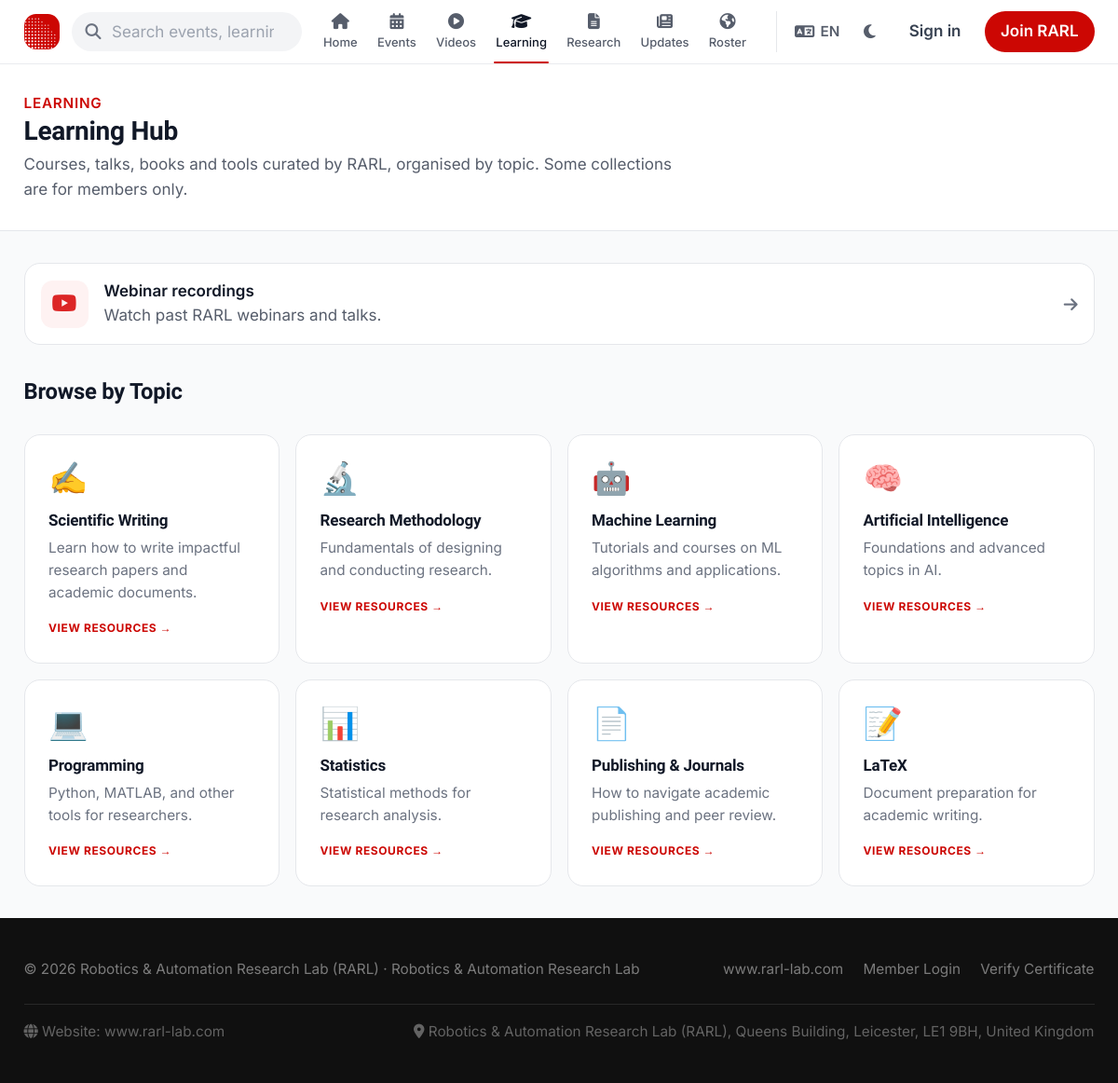
The app's page /resources.php with its own data.
### tables this page shows
CREATE TABLE IF NOT EXISTS `resource_categories` (
  `id`            INT(11)      NOT NULL AUTO_INCREMENT,
  `name`          VARCHAR(255) NOT NULL,
  `slug`          VARCHAR(255) NOT NULL,
  `icon_emoji`    VARCHAR(10)  DEFAULT '📚',
  `description`   TEXT         DEFAULT NULL,
  `display_order` INT(11)      NOT NULL DEFAULT 0,
  `is_published`  TINYINT(1)   NOT NULL DEFAULT 1,
  PRIMARY KEY (`id`),
  UNIQUE KEY `slug` (`slug`)
);

### brand.php (called while the page is built, shortened)
<?php
function brandTailwindColors(): array {
    return [
        'rarl-red'      => BRAND_RED,
        'rarl-dark'     => BRAND_RED_DARK,
        'rarl-blue'     => BRAND_BLUE,
        'rarl-blue-dark'=> BRAND_BLUE_DARK,
        'rarl-navy'     => BRAND_INK,
        'rarl-mid'      => BRAND_INK_SOFT,
    ];
}
function brandTailwindConfigJson(): string {
    return json_encode(brandTailwindColors(), JSON_UNESCAPED_SLASHES);
}

### resources.php (the view, shortened to what this page needs)
<?php
require_once __DIR__ . '/functions.php';
$pdo = db();
$categories = $pdo->query("SELECT * FROM resource_categories WHERE is_published = 1 ORDER BY display_order")->fetchAll();
$activecat  = null;
echo htmlHead($activecat ? $activecat['name'] . ' Resources' : 'Learning Hub', false, ['description' => 'Curated courses, talks, books and tools on robotics, AI and automation, organised by topic by the Robotics & Automation Research Lab (RARL).']);
?>
<?= publicNav('resources') ?>
<section class="bg-white dark:bg-gray-900 border-b border-gray-200 dark:border-gray-800">
  <div class="max-w-6xl mx-auto px-6 py-7">
    <p class="text-xs font-semibold uppercase tracking-wider text-rarl-red">Learning</p>
    <h1 class="font-heading font-bold text-2xl md:text-3xl text-gray-900 dark:text-white">Learning Hub</h1>
    <p class="text-sm text-gray-500 dark:text-gray-400 mt-1 max-w-2xl">Courses, talks, books and tools curated by RARL, organised by topic. Some collections are for members only.</p>
  </div>
</section>
<div class="max-w-6xl mx-auto px-6 py-8">
  <a href="videos.php" class="group flex items-center gap-4 p-4 mb-8 rounded-2xl bg-white dark:bg-gray-900 border border-gray-200 dark:border-gray-800 hover:border-rarl-red/40">
    <span class="w-12 h-12 rounded-xl bg-red-50 dark:bg-red-900/30 text-red-600 flex items-center justify-center text-xl flex-shrink-0"><i class="fa-brands fa-youtube"></i></span>
    <span class="flex-1"><span class="block font-semibold text-gray-900 dark:text-white group-hover:text-rarl-red">Webinar recordings</span><span class="block text-sm text-gray-500">Watch past RARL webinars and talks.</span></span>
    <i class="fa-solid fa-arrow-right text-gray-400 group-hover:text-rarl-red"></i>
  </a>
  <?php if (!$activecat): ?>
  <h2 class="font-heading font-black text-xl text-gray-900 dark:text-white mb-7">Browse by Topic</h2>
  <div class="grid grid-cols-2 sm:grid-cols-3 lg:grid-cols-4 gap-4">
    <?php foreach ($categories as $cat): ?>
    <a href="resources.php?cat=<?= urlencode($cat['slug']) ?>"
      class="group block bg-white dark:bg-gray-900 border border-gray-200 dark:border-gray-700 rounded-2xl p-6 hover:-translate-y-1 hover:shadow-lg hover:border-rarl-red/40 transition relative">
      <div class="text-3xl mb-3"><?= $cat['icon_emoji'] ?></div>
      <h3 class="font-heading font-bold text-sm text-gray-900 dark:text-white mb-1"><?= ex($cat['name']) ?></h3>
      <p class="text-gray-400 text-xs leading-relaxed mb-3"><?= ex(mb_strimwidth($cat['description'] ?? '', 0, 70, '…')) ?></p>
      <span class="text-[10px] font-bold text-rarl-red uppercase tracking-wider">View Resources →</span>
    </a>
    <?php endforeach; ?>
  </div>
  <?php endif; ?>
</div>
<?= publicFooter() ?>
</body></html>

### records on screen
resource_categories: icon_emoji "✍️", name "Scientific Writing", description "Learn how to write impactful research papers and academic documents."
resource_categories: icon_emoji "🔬", name "Research Methodology", description "Fundamentals of designing and conducting research."
resource_categories: icon_emoji "🤖", name "Machine Learning", description "Tutorials and courses on ML algorithms and applications."
resource_categories: icon_emoji "🧠", name "Artificial Intelligence", description "Foundations and advanced topics in AI."
resource_categories: icon_emoji "💻", name "Programming", description "Python, MATLAB, and other tools for researchers."
resource_categories: icon_emoji "📊", name "Statistics", description "Statistical methods for research analysis."
resource_categories: icon_emoji "📄", name "Publishing & Journals", description "How to navigate academic publishing and peer review."
resource_categories: icon_emoji "📝", name "LaTeX", description "Document preparation for academic writing."

### other values on screen
$label "Home Events Videos Learning Research Updates Roster"
$siteName "Robotics & Automation Research Lab (RARL)"
$tagline "Robotics & Automation Research Lab"
